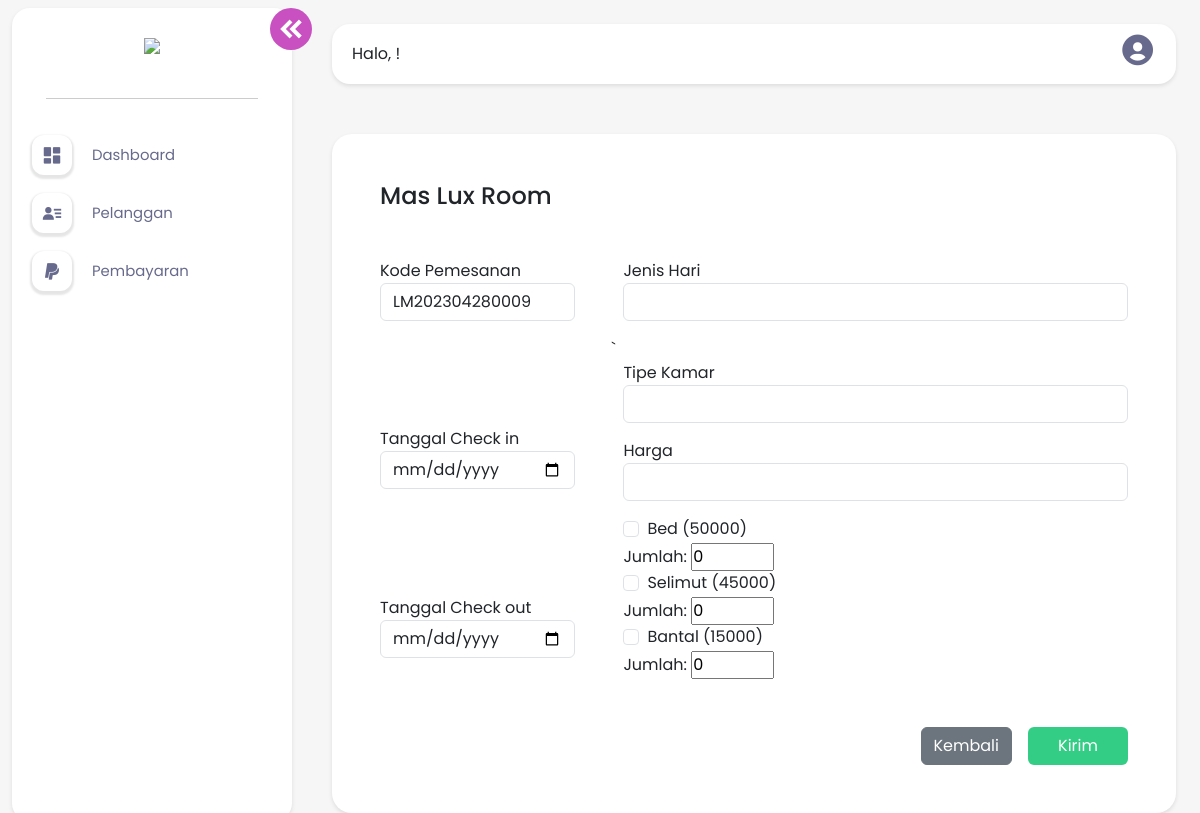
The page /hotel/page/admin/index.php?hal=pemesanankamar&aksi=input&i=Mas Lux Room-5&Noktp=1219080212 on the database its author committed.
### tables this page shows
CREATE TABLE `tambahan` (
  `id_tambahan` varchar(45) NOT NULL,
  `nama` varchar(45) NOT NULL,
  `harga` int(11) NOT NULL
);

### hotel/page/admin/pemesanankamar_input.php (the view, shortened to what this page needs)
<?php
$query="SELECT max(kode_pemesanan) as terbesar from pemesanan";
				$hasil=mysqli_query($config,$query);
				$data =mysqli_fetch_array($hasil);
				$terbesar=$data['terbesar'];
				$urutan=(int)substr($terbesar, 10, 4);
				$urutan++;
				$huruf="LM".date("Ymd");
				$kode=$huruf.sprintf("%04s",$urutan);
	if(isset($_GET['i'])) {
		 $getNamaKamar = $_GET['i'];
		 $arraykamar = explode("-", $getNamaKamar);
		 $kamar = $arraykamar[0];
		 ?>
<div class="content p-5 bg-white bg-s">
	<h3 class="kamar-title" id="kamar-title"><?= $kamar; ?></h3>
	<form method="post" class="d-flex gap-5 mt-5">
		<div class="row">
			<div class="mb-3">
				<label>Kode Pemesanan</label>
				<input type="text" name="kode_pemesanan" class="form-control" value="<?= $kode; ?>" readonly>
			</div>
			<div class="mb-3">
				<label>Tanggal Check in</label>
				<input type="date" name="tgl_check_in" class="form-control" id="getDate">
			</div>
			<div class="mb-3">
				<label>Tanggal Check out</label>
				<input type="date" name="tgl_check_out" class="form-control">
			</div>
		</div>
		<div class="row">
			<div class="mb-3">
				<label>Jenis Hari</label>
				<input type="text" name="jenis_hari" class="form-control" id="getJenisHari" readonly>
			</div>`
			<div class="mb-3">
				<label>Tipe Kamar</label>
				<input type="text" name="id_tipe_kamar" class="form-control" id="id_tipe_kamar">
			</div>
			<div class="mb-3">
		 		<label>Harga</label>
		 		<input type="text" name="harga" class="form-control" id="getHarga" readonly>
		 	</div>
		 	<?php
            $sql3 = "SELECT * FROM tambahan";
            $hasil3 = mysqli_query($config,$sql3);
            while ($data3 = mysqli_fetch_array($hasil3)) { ?>
                <div class="form-group">
                    <div class="form-check">
                        <input type="checkbox" name="tmbhn[]" class="form-check-input" value="<?= $data3['nama']."|".$data3['harga']; ?>">
                        <label class="form-check-label"><?= $data3['nama']; ?> (<?= $data3['harga']; ?>)</label>
                    </div>
                    <div class="form-group">
                        <label for="jumlah">Jumlah:</label>
                        <input type="number" name="tmbhn_<?= $data3['nama'] ?>_jml" id="jumlah" min="0" max="10" step="1" value="0">
                    </div>
                </div>
            <?php } ?>
			<div class="d-flex justify-content-end mt-5 gap-3">
				<a href="index.php?hal=pelanggan" class="btn btn-secondary">Kembali</a>
				<input type="submit" name="pilih" value="Kirim" class="btn btn-pk" id="ok">
			</div>
		</div>
	</form>
</div>
<?php } ?>

### hotel/assets/css/main.css (style rules this page uses)
* { padding: 0; margin: 0; box-sizing: border-box; font-family: 'Poppins', sans-serif; }
body { position: relative; min-height: 100vh; width: 100%; }
.wrapper .content { margin-top: 50px; padding: 3%; }
.bg-s { background-color: #fff; border-radius: 20px; box-shadow: 0 2px 4px rgba(0, 0, 0, .1); }
.btn.btn-pk { background-color: #34cd85; width: 100px; color: #fff; }
.content .kamar-title { font-size: 1.5em; }

### rows shown on the page
tambahan: nama "Bed", harga "50000"
tambahan: nama "Selimut", harga "45000"
tambahan: nama "Bantal", harga "15000"

### other values the page prints
$kamar "Mas Lux Room"
